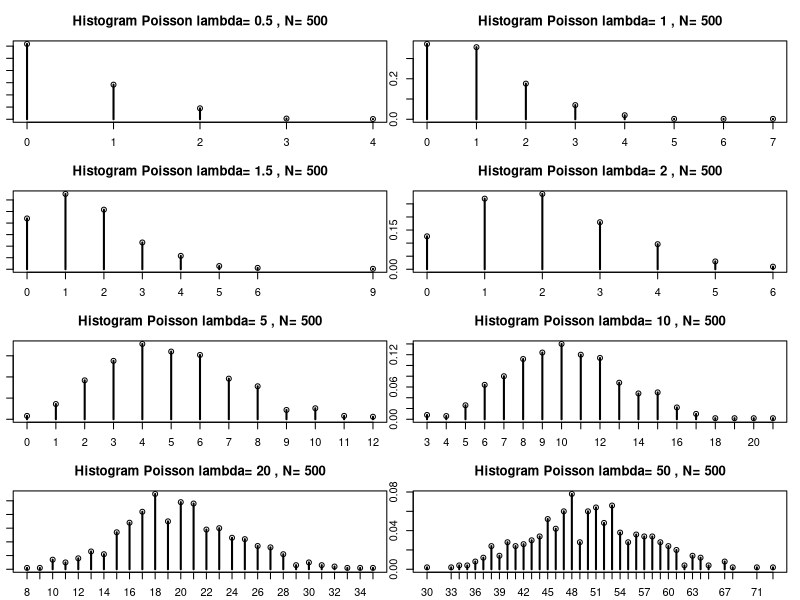

Source code (R):
## poisson-3.R
## Date: 2013-02-11
## Author: Paul E. Johnson <pauljohn@ku.edu>
## Description: Explore the Poisson with various values
##   of the lambda parameter.

## Run this a few times, changing the value of sample
## size or values in the vector ell


sampleSize <- 500

par(mfrow=c(4,2), mar = c(2.1,1,3.1,1))

## I'm assigning some interesting values to use for
## the lambda coefficient
ell <- c(0.5, 1.0, 1.5, 2, 5, 10, 20, 50)

createDist <-function(i){
  z <- rpois(sampleSize, lambda=ell[i])
  title <- paste("Histogram Poisson lambda=", ell[i],", N=", sampleSize)
  t1 <- table(z)/sampleSize

  plot(t1, type = "h", xlab = "", main = title)
  points(unique(as.numeric(names(t1))), as.vector(t1))
}

lapply(1:8, createDist)
